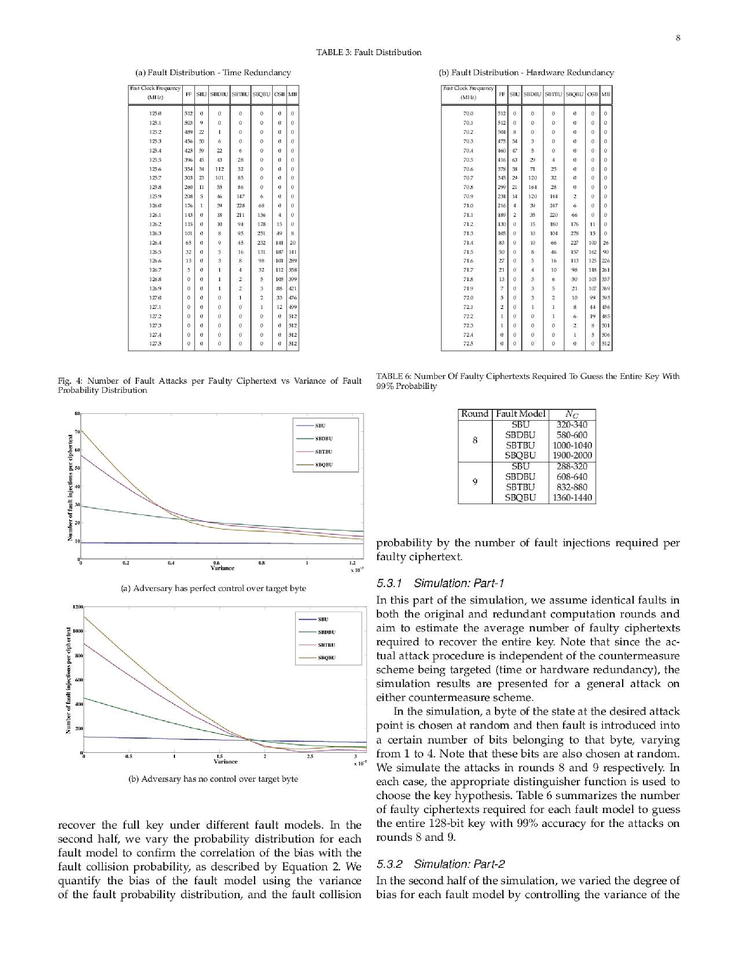
#> input picture data/3.png, 738 x 956 px, shrunk from 1700 x 2200 before the run
$ python findRatioOfColouredPixels.py   (Python 2 division)
#> lines starting #> are read from the running program, lines starting #| are printed output that depends on the picture; after the words box and inside, x2 and y2 are one past the last pixel; in counts of white or black regions, pixels touching at a corner belong together; long printed decimals are rounded
# Python 2/3 compatibility
import sys
import math
PY3 = sys.version_info[0] == 3

if PY3:
    xrange = range

import numpy as np
import cv2
import copy

#for plots, this comes to be 20%
#for bar plot, 15% - bad!!
def getMask(img):
	#returns mask for coloured pixels
	imgHSV = cv2.cvtColor(img, cv2.COLOR_BGR2HSV)
	#white
	lowerWhite = np.array([0,0,0], dtype=np.uint8)
	upperWhite = np.array([0,0,255], dtype=np.uint8)
	maskWhite = cv2.inRange(imgHSV, lowerWhite, upperWhite)

	#black
	lowerBlack = np.array([0, 0, 0], dtype=np.uint8)
	upperBlack = np.array([180, 255, 30], dtype=np.uint8)
	maskBlack = cv2.inRange(imgHSV, lowerBlack, upperBlack)

	mask = cv2.bitwise_or(maskWhite, maskBlack)
	mask = cv2.bitwise_not(mask)
	cv2.imwrite('mask.jpg', mask)
	return mask

if __name__ == '__main__':
    from glob import glob
    for fn in glob('data/3.png'):
    	img = cv2.imread(fn)
#> img is the input picture: shape (956, 738, 3); mean B, G, R 243.7, 243.7, 243.7
    	height, width = img.shape[:2]
#> height = 956; width = 738

    	mask = getMask(img)
#> in getMask, `imgHSV = cv2.cvtColor(img, cv2.COLOR_BGR2HSV)`: imgHSV: shape (956, 738, 3); mean H, S, V 1.8, 0.2, 243.8
#> in getMask, `maskWhite = cv2.inRange(imgHSV, lowerWhite, upperWhite)`:
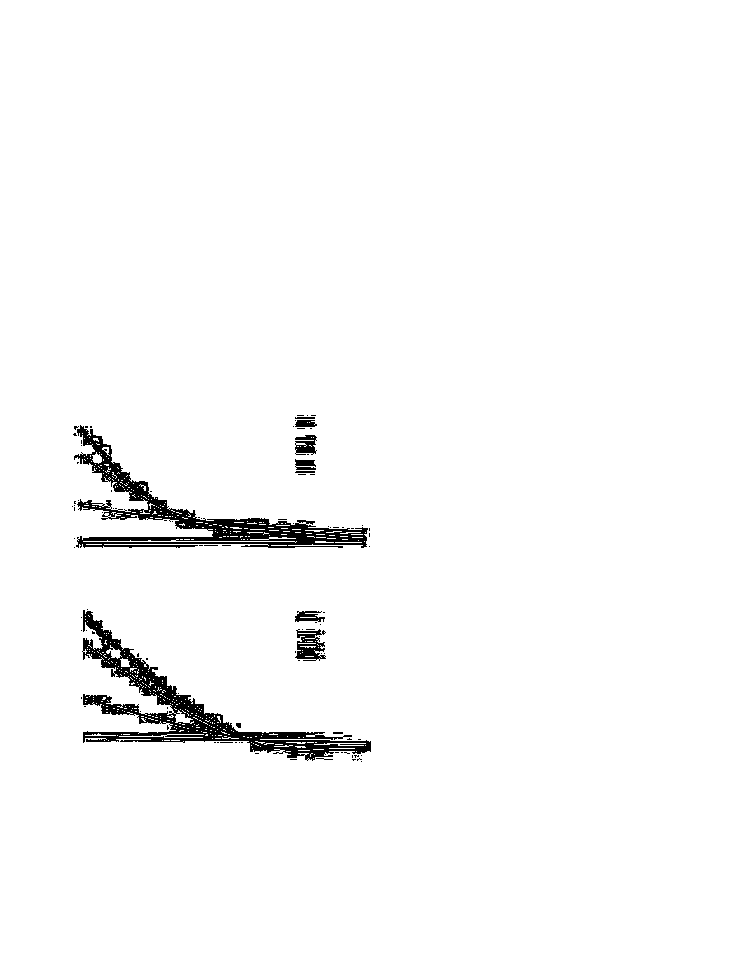
#> maskWhite: shape (956, 738); 97.7% white; 101 black regions (90 under 20 px), largest, box (x1, y1, x2, y2) and area: (82, 610, 371, 761) 7599, (74, 425, 368, 548) 6911, (295, 629, 326, 661) 583
#> in getMask, `maskBlack = cv2.inRange(imgHSV, lowerBlack, upperBlack)`:
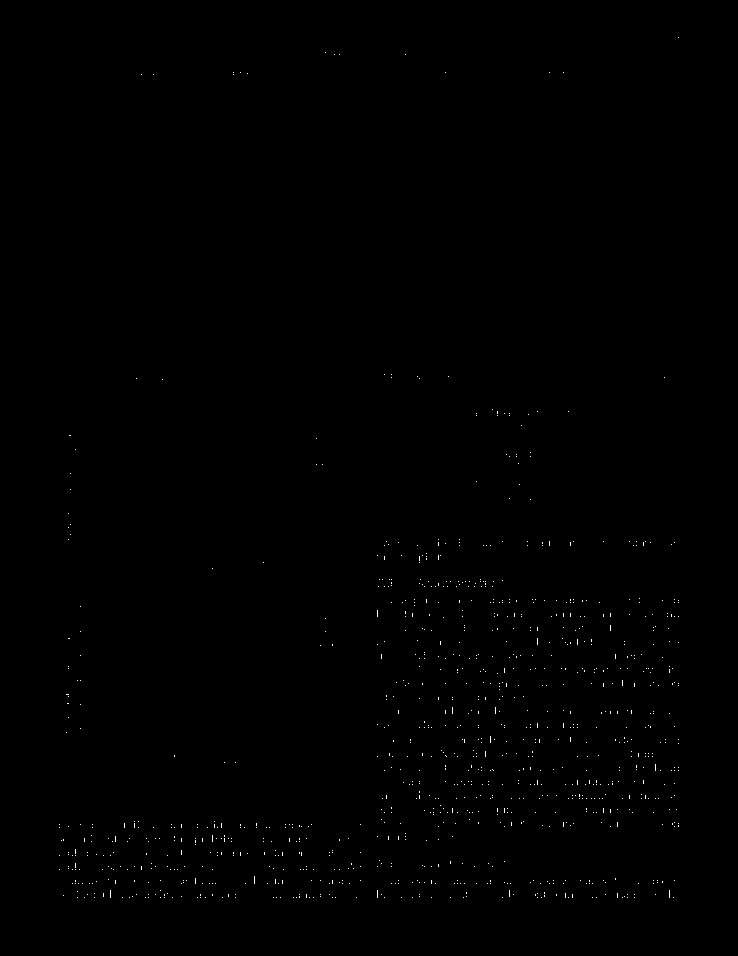
#> maskBlack: shape (956, 738); 0.22% white in thin lines or dots, all inside (x1, y1, x2, y2) = (59, 37, 679, 898)
    	coloured=0
    	for x in range(0, width):
    		for y in range(0, height):
    			if mask[y][x]!=0:
    				coloured+=1
#> after the loop, coloured = 16349

    	print coloured, height*width, float(coloured)/(height*width)
#| 16349 705528 0.02317

$ run again, with data/1.png copied over data/3.png
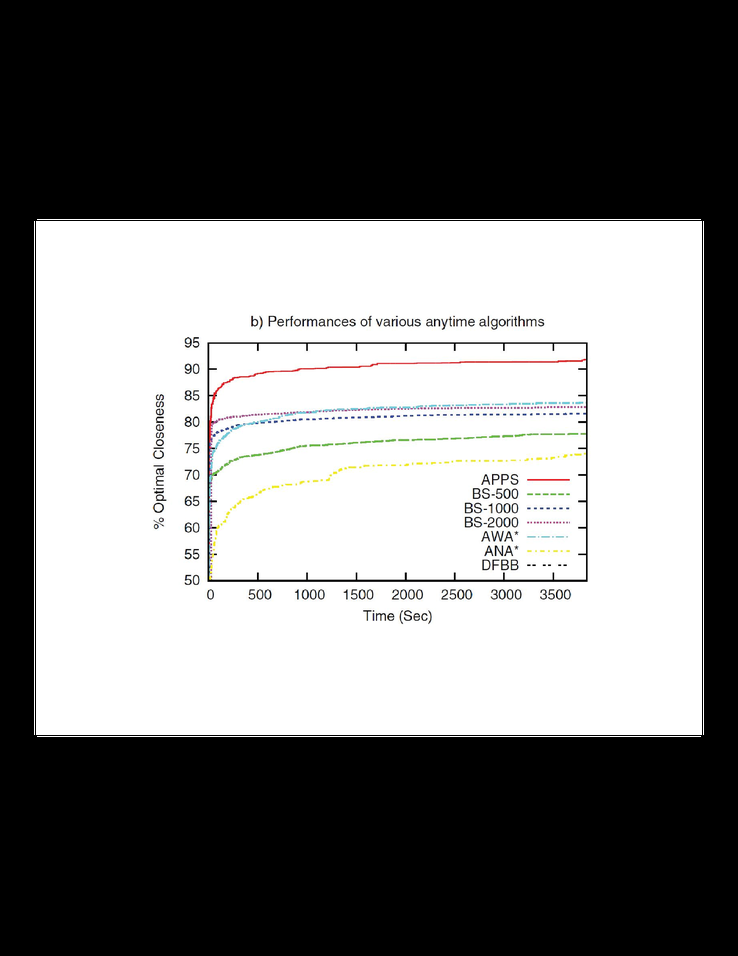
#> input picture data/1.png, 738 x 956 px, shrunk from 3400 x 4400 before the run
#> img is the input picture: shape (956, 738, 3); mean B, G, R 121.5, 121.7, 121.7
#> imgHSV: shape (956, 738, 3); mean H, S, V 3.9, 1.3, 122.1
#> in getMask, `maskWhite = cv2.inRange(imgHSV, lowerWhite, upperWhite)`:
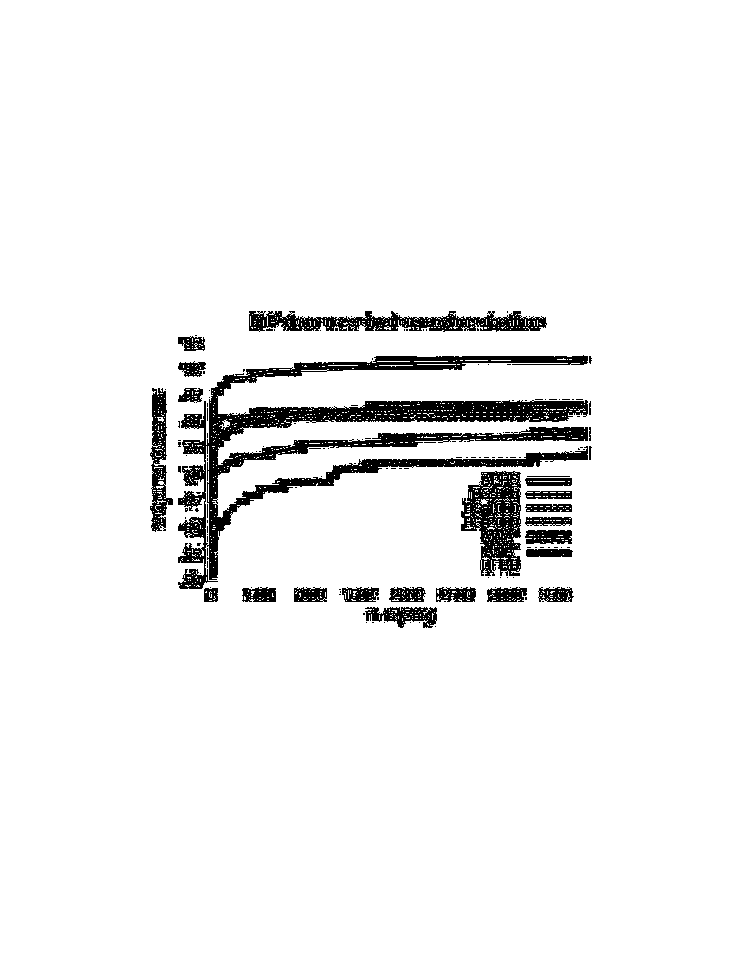
#> maskWhite: shape (956, 738); 94.7% white; 156 black regions (130 under 20 px), largest, box (x1, y1, x2, y2) and area: (178, 355, 588, 589) 20540, (461, 471, 521, 576) 3869, (249, 311, 547, 332) 3568
#> maskBlack: shape (956, 738); 51.3% white; 5 black regions, box (x1, y1, x2, y2) and area: (36, 221, 702, 735) 340929, (37, 219, 701, 220) 664, (37, 736, 701, 737) 664, (34, 221, 35, 735) 514, (703, 221, 704, 735) 514
#> in getMask, `mask = cv2.bitwise_not(mask)`:
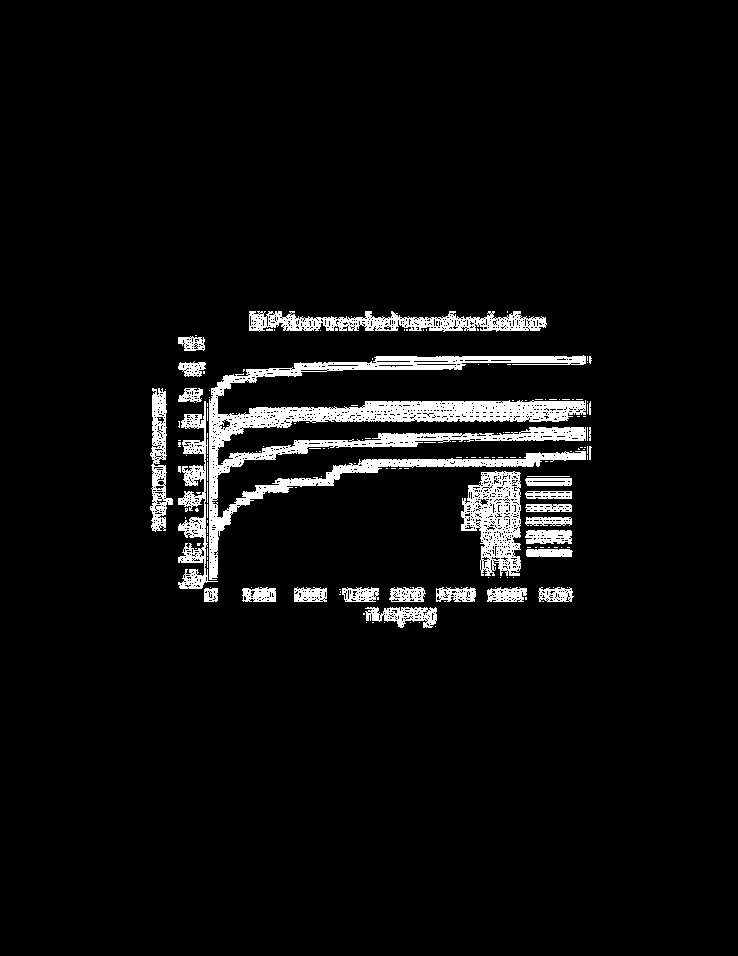
#> mask: shape (956, 738); 5.2% white; 170 white regions (142 under 20 px), largest, box (x1, y1, x2, y2) and area: (209, 355, 586, 580) 17912, (461, 471, 521, 576) 3759, (249, 311, 547, 332) 3504
#| 36734 705528 0.05207

$ run again, with data/2.png copied over data/3.png
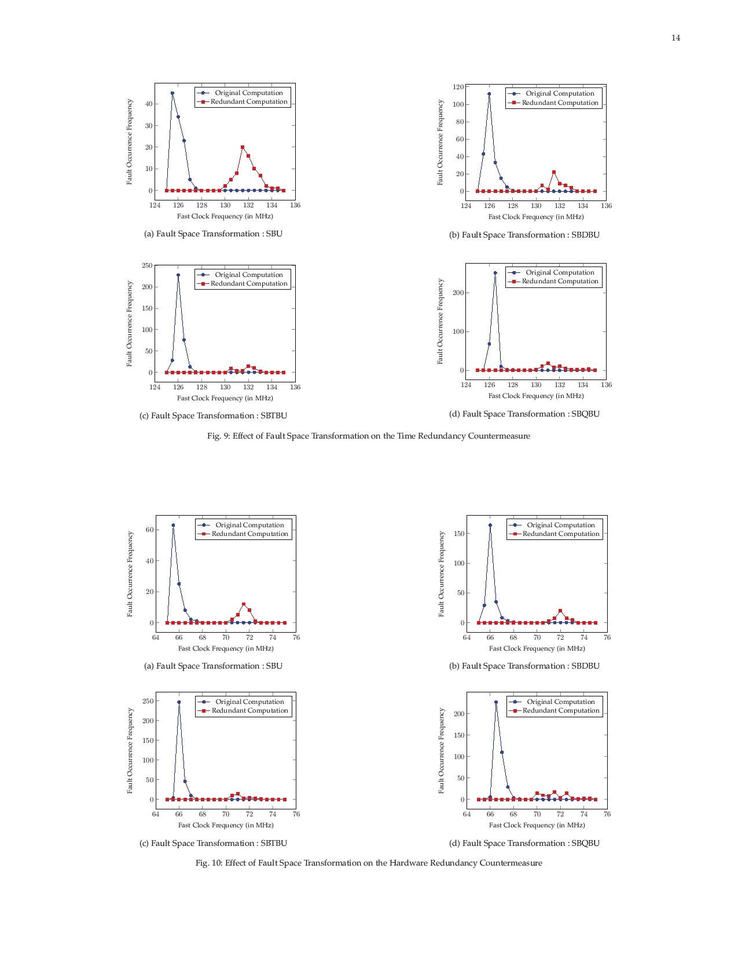
#> input picture data/2.png, 738 x 956 px, shrunk from 2550 x 3300 before the run
#> img is the input picture: shape (956, 738, 3); mean B, G, R 249.4, 249.3, 249.7
#> imgHSV: shape (956, 738, 3); mean H, S, V 3.5, 0.9, 249.9
#> in getMask, `maskWhite = cv2.inRange(imgHSV, lowerWhite, upperWhite)`:
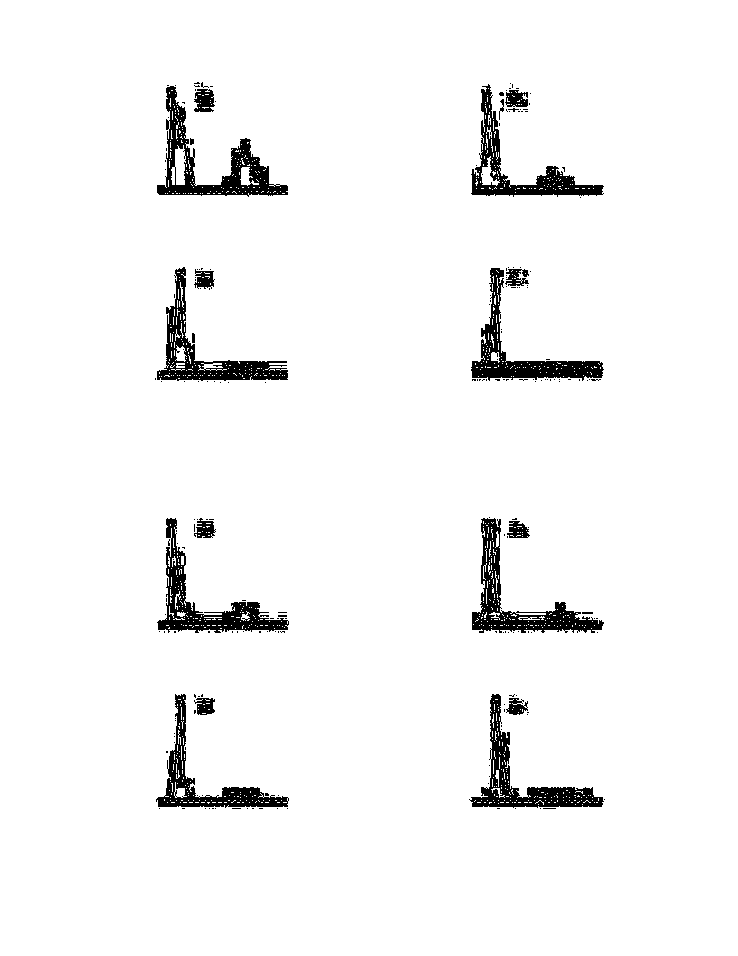
#> maskWhite: shape (956, 738); 95.9% white; 205 black regions (185 under 20 px), largest, box (x1, y1, x2, y2) and area: (157, 86, 288, 197) 3669, (472, 518, 604, 633) 3460, (157, 518, 289, 633) 3333
#> maskBlack: shape (956, 738); every value is 0
#| 28632 705528 0.04058
